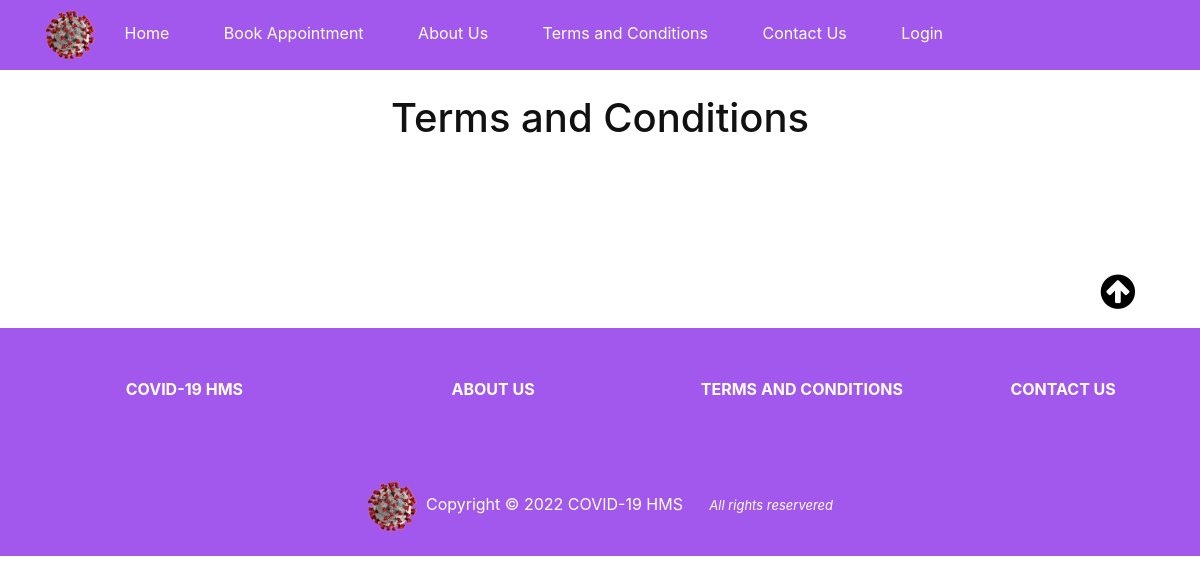
/term-conditions/, run on the app's committed database.
### home/models.py (models this page shows, shortened)
class page(models.Model):
    pageId = models.AutoField(primary_key=True)
    title = models.CharField(max_length=100)
    slug = models.SlugField(null=True, unique=True)
    content = tinymce_models.HTMLField()
    statusChoice = (
        ('enabled','Enabled'),
        ('disabled','Disabled'),
    )
    status = models.CharField(max_length=10,choices=statusChoice,default='enabled')
    number = models.IntegerField(default=0)

### home/views.py (the view)
# urls.py: path('<slug:slug>/',views.page_details,name="pagedetails")
def page_details(request,slug):
    pages = page_list()
    pagedetails = page.objects.get(slug=slug)
    if pagedetails.status == "enabled":
        return render(request,'slugpage.html',{'page':pagedetails,'pages':pages})
    else:
        return redirect('/')

### home/views.py (called while the page is built)
def page_list():
    pages = page.objects.filter(status="enabled").order_by('number')
    return pages

### home/templates/slugpage.html (shortened to what this page needs)
{% load static %}
<!DOCTYPE html>
<html>
<link href="{% static 'css/style1.css' %}" rel="stylesheet">
<link rel="stylesheet" href="https://stackpath.bootstrapcdn.com/bootstrap/4.1.3/css/bootstrap.min.css">
<link rel="stylesheet" href="https://cdnjs.cloudflare.com/ajax/libs/font-awesome/4.7.0/css/font-awesome.min.css">
</head>
<body>
    {% include 'header.html' %}
<body>
<div class="container">
    <br><center><h1>{{page.title}}</h1></center>  <br><br>
    <br>
    <p class="float-end" style="text-align: right;"><br><a href="#"><i class="fa fa-arrow-circle-up"></i></a></p>
</div>
    {% include 'footer.html'%}
</body>
</html>

### home/templates/header.html (shortened to what this page needs)
{% load static %}
<head>
    <link rel="stylesheet" href="https://stackpath.bootstrapcdn.com/bootstrap/4.1.3/css/bootstrap.min.css">
    <link rel="stylesheet" href="https://use.fontawesome.com/releases/v5.8.1/css/all.css">
    <link rel="stylesheet" href="https://cdnjs.cloudflare.com/ajax/libs/toastr.js/latest/css/toastr.css">
    <link  href="{% static 'css/bootstrap.min.css' %}" rel="stylesheet">
    <link href="{% static 'css/style1.css' %}" rel="stylesheet">
    <link href="{% static 'css/bedtable.css' %}" rel="stylesheet">
    <link  href="{% static 'css/responsive.css' %}" rel="stylesheet">
    <link  href="{% static 'css/jquery.mCustomScrollbar.min.css' %}" rel="stylesheet">
    <link rel="stylesheet" href="https://cdnjs.cloudflare.com/ajax/libs/font-awesome/4.7.0/css/font-awesome.min.css">
    <link rel="stylesheet" href="https://netdna.bootstrapcdn.com/font-awesome/4.0.3/css/font-awesome.css">
    <link  href="{% static 'css/owl.carousel.min.css' %}" rel="stylesheet">
    <link rel="stylesheet" href="https://cdnjs.cloudflare.com/ajax/libs/fancybox/2.1.5/jquery.fancybox.min.css" media="screen">
    <link rel="stylesheet" href="https://stackpath.bootstrapcdn.com/bootstrap/4.5.0/css/bootstrap.min.css">
    <link rel="stylesheet" href="https://maxcdn.bootstrapcdn.com/font-awesome/4.7.0/css/font-awesome.min.css">
</head>
<div class="fixed-header" id="fixed-header-bookAppo">
    <div class="container" id="container1">
        <nav>
            <img src="{% static 'corona.png' %}" height="50px" width="50px">
            <a href="/">Home</a>
            <a href="#bookappo"data-toggle="modal">Book Appointment</a>
            {% for i in pages %}
            <a href="/{{i.slug}}">{{i.title}}</a>
            {% endfor %}
            <a href="/contactUs">Contact Us</a>
            <a href="#myModal" data-toggle="modal">Login</a>
        </nav>
    </div>
</div>

### home/templates/footer.html
{% load static %}
<footer id="footer" class="text-center text-lg-start bg-light text-muted">
  <div id="footer-link" style="background-color:#a258ed; padding-top: 4px;padding-left: 0px; color:#FFFFFF;">
    <section class="">
      <div class="container text-center text-md-start mt-5" id="footerBookAppo">
        <div class="row mt-3">
          <div class="col-md-3 col-lg-4 col-xl-3 mx-auto mb-4">
            <h6 class="text-uppercase fw-bold mb-4" style="color: #FFFFFF;">
              <a href="/" style="color: #FFFFFF; text-decoration: none;">COVID-19 HMS</a>
            </h6>
          </div>
          {% for i in pages %}
          <div class="col-md-2 col-lg-2 col-xl-3 mx-auto mb-4">
            <h6 class="text-uppercase fw-bold mb-4" style="color: #FFFFFF;">
              <a href="/{{i.slug}}" style="color: #FFFFFF; text-decoration: none;">{{i.title}}</a>
            </h6>
          </div>
          {% endfor %}
          <div class="col-md-3 col-lg-2 col-xl-2 mx-auto mb-4">
            <h6 class="text-uppercase fw-bold mb-4" style="color: #FFFFFF;">
              <a href="/contactUs" style="color: #FFFFFF; text-decoration: none;">Contact Us</a>
            </h6>
          </div>
        </div>
      </div>
    </section>
    <div class="text-center p-4"><img src="{% static 'corona.png' %}" height="50px" width="50px">&nbsp;&nbsp;Copyright &copy; 2022 COVID-19 HMS <em style="font-size: 13px;">&nbsp;&nbsp;&nbsp;&nbsp;&nbsp; All rights reservered</em></a>
    </div>  </div>
  </footer>

### static/css/style1.css (style rules this page uses)
* { box-sizing: border-box !important; transition: ease all 0.5s; }
html { scroll-behavior: smooth; overflow-x: hidden !important; }
body { color: #666666; font-size: 14px; font-family: Poppins; line-height: 1.80857; font-weight: normal; overflow-x: hidden !important; padding-right: 0px !important; }
a { color: #1f1f1f; text-decoration: none !important; outline: none !important; -webkit-transition: all .3s ease-in-out; -moz-transition: all .3s ease-in-out; -ms-transition: all .3s ease-in-out; -o-transition: all .3s ease-in-out; transition: all .3s ease-in-out; }
h1, h2, h3, h4, h5, h6 { letter-spacing: 0; font-weight: normal; position: relative; padding: 0 0 10px 0; font-weight: normal; line-height: normal; color: #111111; margin: 0 }
h1 { font-size: 24px }
h6 { font-size: 13px }
*, *::after, *::before { -webkit-box-sizing: border-box; -moz-box-sizing: border-box; box-sizing: border-box; }
h1 a, h2 a, h3 a, h4 a, h5 a, h6 a { color: #212121; text-decoration: none!important; opacity: 1 }
p { margin: 20px; font-weight: 300; font-size: 15px; line-height: 24px; }
a { color: #222222; text-decoration: none; outline: none !important; }
a, .btn { text-decoration: none !important; outline: none !important; -webkit-transition: all .3s ease-in-out; -moz-transition: all .3s ease-in-out; -ms-transition: all .3s ease-in-out; -o-transition: all .3s ease-in-out; transition: all .3s ease-in-out; }
img { max-width: 100%; height: auto; }
.fixed-header { top: 0; width: auto; padding: 10px 0; background: #a258ed; color: rgb(196, 4, 154); }
nav a { color: #fff; text-decoration: none; padding: 7px 25px; display: inline-block; }
.fw-bold { font-weight: 700!important; }

### static/css/bedtable.css (style rules this page uses)
p { font-size: medium; color: black; }

### home/templates/slugpage.html (style rules this page uses)
.float-end a i { font-size: 40px; color:rgb(0, 0, 0); padding-left: 0px; }

### data on the page
page: title "About Us", title "ABOUT US"
page: title "Terms and Conditions", title "TERMS AND CONDITIONS"
